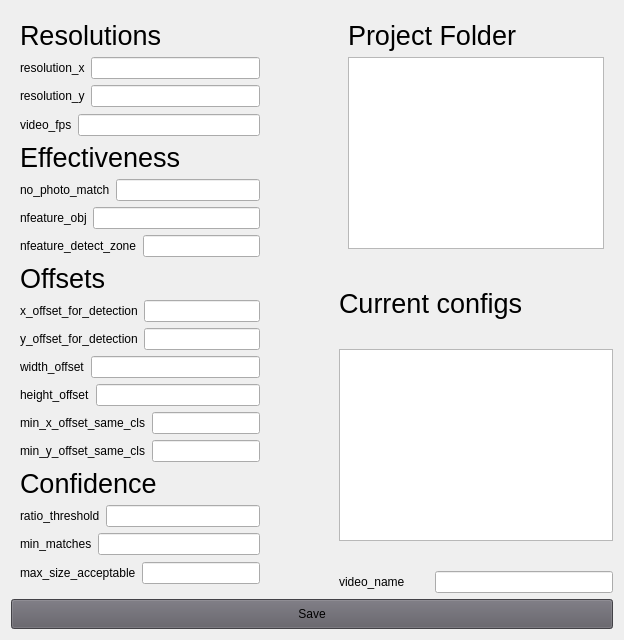
         <widget class="QWidget" name="configs_page">
          <layout class="QVBoxLayout" name="verticalLayout_11">
           <item>
            <layout class="QHBoxLayout" name="horizontalLayout_3">
             <property name="spacing">
              <number>70</number>
             </property>
             <item>
              <widget class="QWidget" name="config_list" native="true">
               <property name="maximumSize">
                <size>
                 <width>300</width>
                 <height>16777215</height>
                </size>
               </property>
               <layout class="QVBoxLayout" name="verticalLayout_13">
                <item>
                 <layout class="QVBoxLayout" name="verticalLayout_6">
                  <item>
                   <widget class="QLabel" name="label">
                    <property name="font">
                     <font>
                      <pointsize>20</pointsize>
                     </font>
                    </property>
                    <property name="styleSheet">
                     <string notr="true">color: rgb(0, 0, 0);</string>
                    </property>
                    <property name="text">
                     <string>Resolutions</string>
                    </property>
                   </widget>
                  </item>
                  <item>
                   <layout class="QFormLayout" name="formLayout">
                    <item row="0" column="0">
                     <widget class="QLabel" name="res_x_label">
                      <property name="styleSheet">
                       <string notr="true">color: rgb(0, 0, 0);</string>
                      </property>
                      <property name="text">
                       <string>resolution_x</string>
                      </property>
                     </widget>
                    </item>
                    <item row="0" column="1">
                     <widget class="QLineEdit" name="res_x_lineEdit">
                      <property name="styleSheet">
                       <string notr="true">color: rgb(0, 0, 0);</string>
                      </property>
                     </widget>
                    </item>
                   </layout>
                  </item>
                  <item>
                   <layout class="QFormLayout" name="formLayout_2">
                    <item row="0" column="0">
                     <widget class="QLabel" name="res_y_label">
                      <property name="styleSheet">
                       <string notr="true">color: rgb(0, 0, 0);</string>
                      </property>
                      <property name="text">
                       <string>resolution_y</string>
                      </property>
                     </widget>
                    </item>
                    <item row="0" column="1">
                     <widget class="QLineEdit" name="res_y_lineEdit">
                      <property name="styleSheet">
                       <string notr="true">color: rgb(0, 0, 0);</string>
                      </property>
                     </widget>
                    </item>
                   </layout>
                  </item>
                  <item>
                   <layout class="QFormLayout" name="formLayout_18">
                    <item row="0" column="0">
                     <widget class="QLabel" name="video_fps_label">
                      <property name="styleSheet">
                       <string notr="true">color: rgb(0, 0, 0);</string>
                      </property>
                      <property name="text">
                       <string>video_fps</string>
                      </property>
                     </widget>
                    </item>
                    <item row="0" column="1">
                     <widget class="QLineEdit" name="video_fps_lineEdit">
                      <property name="styleSheet">
                       <string notr="true">color: rgb(0, 0, 0);</string>
                      </property>
                     </widget>
                    </item>
                   </layout>
                  </item>
                 </layout>
                </item>
                <item>
                 <layout class="QVBoxLayout" name="verticalLayout_8">
                  <item>
                   <widget class="QLabel" name="label_4">
                    <property name="font">
                     <font>
                      <pointsize>20</pointsize>
                     </font>
                    </property>
                    <property name="styleSheet">
                     <string notr="true">color: rgb(0, 0, 0);</string>
                    </property>
                    <property name="text">
                     <string>Effectiveness</string>
                    </property>
                   </widget>
                  </item>
                  <item>
                   <layout class="QFormLayout" name="formLayout_3">
                    <item row="0" column="0">
                     <widget class="QLabel" name="no_photo_match_label">
                      <property name="styleSheet">
                       <string notr="true">color: rgb(0, 0, 0);</string>
                      </property>
                      <property name="text">
                       <string>no_photo_match</string>
                      </property>
                     </widget>
                    </item>
                    <item row="0" column="1">
                     <widget class="QLineEdit" name="no_photo_match_lineEdit">
                      <property name="styleSheet">
                       <string notr="true">color: rgb(0, 0, 0);</string>
                      </property>
                     </widget>
                    </item>
                   </layout>
                  </item>
                  <item>
                   <layout class="QFormLayout" name="formLayout_13">
                    <item row="0" column="0">
                     <widget class="QLabel" name="nfeature_obj_label">
                      <property name="styleSheet">
                       <string notr="true">color: rgb(0, 0, 0);</string>
                      </property>
                      <property name="text">
                       <string>nfeature_obj</string>
                      </property>
                     </widget>
                    </item>
                    <item row="0" column="1">
                     <widget class="QLineEdit" name="nfeature_obj_lineEdit">
                      <property name="styleSheet">
                       <string notr="true">color: rgb(0, 0, 0);</string>
                      </property>
                     </widget>
                    </item>
                   </layout>
                  </item>
                  <item>
                   <layout class="QFormLayout" name="formLayout_14">
                    <item row="0" column="0">
                     <widget class="QLabel" name="nfeature_det_label">
                      <property name="styleSheet">
                       <string notr="true">color: rgb(0, 0, 0);</string>
                      </property>
                      <property name="text">
                       <string>nfeature_detect_zone</string>
                      </property>
                     </widget>
                    </item>
                    <item row="0" column="1">
                     <widget class="QLineEdit" name="nfeature_det_lineEdit">
                      <property name="styleSheet">
                       <string notr="true">color: rgb(0, 0, 0);</string>
                      </property>
                     </widget>
                    </item>
                   </layout>
                  </item>
                 </layout>
                </item>
                <item>
                 <layout class="QVBoxLayout" name="verticalLayout_7">
                  <item>
                   <widget class="QLabel" name="label_3">
                    <property name="font">
                     <font>
                      <pointsize>20</pointsize>
                     </font>
                    </property>
                    <property name="styleSheet">
                     <string notr="true">color: rgb(0, 0, 0);</string>
                    </property>
                    <property name="text">
                     <string>Offsets</string>
                    </property>
                   </widget>
                  </item>
                  <item>
                   <layout class="QFormLayout" name="formLayout_4">
                    <property name="labelAlignment">
                     <set>Qt::AlignmentFlag::AlignLeading|Qt::AlignmentFlag::AlignLeft|Qt::AlignmentFlag::AlignVCenter</set>
                    </property>
                    <item row="0" column="0">
                     <widget class="QLabel" name="x_off_label">
                      <property name="styleSheet">
                       <string notr="true">color: rgb(0, 0, 0);</string>
                      </property>
                      <property name="text">
                       <string>x_offset_for_detection</string>
                      </property>
                     </widget>
                    </item>
                    <item row="0" column="1">
                     <widget class="QLineEdit" name="x_off_lineEdit">
                      <property name="styleSheet">
                       <string notr="true">color: rgb(0, 0, 0);</string>
                      </property>
                      <property name="alignment">
                       <set>Qt::AlignmentFlag::AlignLeading|Qt::AlignmentFlag::AlignLeft|Qt::AlignmentFlag::AlignVCenter</set>
                      </property>
                     </widget>
                    </item>
                   </layout>
                  </item>
                  <item>
                   <layout class="QFormLayout" name="formLayout_8">
                    <item row="0" column="0">
                     <widget class="QLabel" name="y_off_label">
                      <property name="styleSheet">
                       <string notr="true">color: rgb(0, 0, 0);</string>
                      </property>
                      <property name="text">
                       <string>y_offset_for_detection</string>
                      </property>
                     </widget>
                    </item>
                    <item row="0" column="1">
                     <widget class="QLineEdit" name="y_off_lineEdit">
                      <property name="styleSheet">
                       <string notr="true">color: rgb(0, 0, 0);</string>
                      </property>
                     </widget>
                    </item>
                   </layout>
                  </item>
                  <item>
                   <layout class="QFormLayout" name="formLayout_5">
                    <item row="0" column="0">
                     <widget class="QLabel" name="width_off_label">
                      <property name="styleSheet">
                       <string notr="true">color: rgb(0, 0, 0);</string>
                      </property>
                      <property name="text">
                       <string>width_offset</string>
                      </property>
                     </widget>
                    </item>
                    <item row="0" column="1">
                     <widget class="QLineEdit" name="width_off_lineEdit">
                      <property name="styleSheet">
                       <string notr="true">color: rgb(0, 0, 0);</string>
                      </property>
                     </widget>
                    </item>
                   </layout>
                  </item>
                  <item>
                   <layout class="QFormLayout" name="formLayout_7">
                    <item row="0" column="1">
                     <widget class="QLineEdit" name="height_off_lineEdit">
                      <property name="styleSheet">
                       <string notr="true">color: rgb(0, 0, 0);</string>
                      </property>
                     </widget>
                    </item>
                    <item row="0" column="0">
                     <widget class="QLabel" name="height_off_label">
                      <property name="styleSheet">
                       <string notr="true">color: rgb(0, 0, 0);</string>
                      </property>
                      <property name="text">
                       <string>height_offset</string>
                      </property>
                     </widget>
                    </item>
                   </layout>
                  </item>
                  <item>
                   <layout class="QFormLayout" name="formLayout_6">
                    <item row="0" column="0">
                     <widget class="QLabel" name="min_x_label">
                      <property name="styleSheet">
                       <string notr="true">color: rgb(0, 0, 0);</string>
                      </property>
                      <property name="text">
                       <string>min_x_offset_same_cls</string>
                      </property>
                     </widget>
                    </item>
                    <item row="0" column="1">
                     <widget class="QLineEdit" name="min_x_lineEdit">
                      <property name="styleSheet">
                       <string notr="true">color: rgb(0, 0, 0);</string>
                      </property>
                     </widget>
                    </item>
                   </layout>
                  </item>
                  <item>
                   <layout class="QFormLayout" name="formLayout_12">
                    <item row="0" column="0">
                     <widget class="QLabel" name="min_y_label">
                      <property name="styleSheet">
                       <string notr="true">color: rgb(0, 0, 0);</string>
                      </property>
                      <property name="text">
                       <string>min_y_offset_same_cls</string>
                      </property>
                     </widget>
                    </item>
                    <item row="0" column="1">
                     <widget class="QLineEdit" name="min_y_lineEdit">
                      <property name="styleSheet">
                       <string notr="true">color: rgb(0, 0, 0);</string>
                      </property>
                     </widget>
                    </item>
                   </layout>
                  </item>
                 </layout>
                </item>
                <item>
                 <layout class="QVBoxLayout" name="verticalLayout_9">
                  <item>
                   <widget class="QLabel" name="label_5">
                    <property name="font">
                     <font>
                      <pointsize>20</pointsize>
                     </font>
                    </property>
                    <property name="styleSheet">
                     <string notr="true">color: rgb(0, 0, 0);</string>
                    </property>
                    <property name="text">
                     <string>Confidence</string>
                    </property>
                   </widget>
                  </item>
                  <item>
                   <layout class="QFormLayout" name="formLayout_15">
                    <item row="0" column="1">
                     <widget class="QLineEdit" name="ratio_lineEdit">
                      <property name="styleSheet">
                       <string notr="true">color: rgb(0, 0, 0);</string>
                      </property>
                     </widget>
                    </item>
                    <item row="0" column="0">
                     <widget class="QLabel" name="ratio_label">
                      <property name="styleSheet">
                       <string notr="true">color: rgb(0, 0, 0);</string>
                      </property>
                      <property name="text">
                       <string>ratio_threshold</string>
                      </property>
                     </widget>
                    </item>
                   </layout>
                  </item>
                  <item>
                   <layout class="QFormLayout" name="formLayout_11">
                    <item row="0" column="1">
                     <widget class="QLineEdit" name="min_match_lineEdit">
                      <property name="styleSheet">
                       <string notr="true">color: rgb(0, 0, 0);</string>
                      </property>
                     </widget>
                    </item>
                    <item row="0" column="0">
                     <widget class="QLabel" name="min_match_label">
                      <property name="styleSheet">
                       <string notr="true">color: rgb(0, 0, 0);</string>
                      </property>
                      <property name="text">
                       <string>min_matches</string>
                      </property>
                     </widget>
                    </item>
                   </layout>
                  </item>
                  <item>
                   <layout class="QFormLayout" name="formLayout_10">
                    <item row="0" column="0">
                     <widget class="QLabel" name="max_size_label">
                      <property name="styleSheet">
                       <string notr="true">color: rgb(0, 0, 0);</string>
                      </property>
                      <property name="text">
                       <string>max_size_acceptable</string>
                      </property>
                     </widget>
                    </item>
                    <item row="0" column="1">
                     <widget class="QLineEdit" name="max_size_lineEdit">
                      <property name="styleSheet">
                       <string notr="true">color: rgb(0, 0, 0);</string>
                      </property>
                     </widget>
                    </item>
                   </layout>
                  </item>
                 </layout>
                </item>
               </layout>
              </widget>
             </item>
             <item>
              <layout class="QVBoxLayout" name="verticalLayout_10">
               <property name="spacing">
                <number>30</number>
               </property>
               <item>
                <widget class="QWidget" name="project_widget" native="true">
                 <property name="maximumSize">
                  <size>
                   <width>10000</width>
                   <height>600</height>
                  </size>
                 </property>
                 <layout class="QVBoxLayout" name="verticalLayout_3">
                  <property name="spacing">
                   <number>6</number>
                  </property>
                  <item>
                   <widget class="QLabel" name="label_6">
                    <property name="font">
                     <font>
                      <pointsize>20</pointsize>
                     </font>
                    </property>
                    <property name="styleSheet">
                     <string notr="true">color: rgb(0, 0, 0);</string>
                    </property>
                    <property name="text">
                     <string>Project Folder</string>
                    </property>
                   </widget>
                  </item>
                  <item>
                   <widget class="QListWidget" name="project_listwidget">
                    <property name="maximumSize">
                     <size>
                      <width>600</width>
                      <height>16777215</height>
                     </size>
                    </property>
                    <property name="styleSheet">
                     <string notr="true">color: rgb(0, 0, 0);</string>
                    </property>
                   </widget>
                  </item>
                 </layout>
                </widget>
               </item>
               <item>
                <widget class="QLabel" name="label_7">
                 <property name="font">
                  <font>
                   <pointsize>20</pointsize>
                  </font>
                 </property>
                 <property name="styleSheet">
                  <string notr="true">color: rgb(0, 0, 0);</string>
                 </property>
                 <property name="text">
                  <string>Current configs</string>
                 </property>
                </widget>
               </item>
               <item>
                <widget class="QTextEdit" name="current_config">
                 <property name="maximumSize">
                  <size>
                   <width>300</width>
                   <height>500</height>
                  </size>
                 </property>
                 <property name="styleSheet">
                  <string notr="true">color: rgb(0, 0, 0);</string>
                 </property>
                </widget>
               </item>
               <item>
                <layout class="QFormLayout" name="formLayout_9">
                 <item row="0" column="0">
                  <widget class="QLabel" name="video_name_Label">
                   <property name="styleSheet">
                    <string notr="true">color: rgb(0, 0, 0);</string>
                   </property>
                   <property name="text">
                    <string>video_name</string>
                   </property>
                  </widget>
                 </item>
                 <item row="0" column="1">
                  <widget class="QLineEdit" name="video_name_LineEdit">
                   <property name="maximumSize">
                    <size>
                     <width>300</width>
                     <height>16777215</height>
                    </size>
                   </property>
                   <property name="styleSheet">
                    <string notr="true">color: rgb(0, 0, 0);</string>
                   </property>
                  </widget>
                 </item>
                </layout>
               </item>
              </layout>
             </item>
            </layout>
           </item>
           <item>
            <widget class="QPushButton" name="save_button">
             <property name="minimumSize">
              <size>
               <width>0</width>
               <height>30</height>
              </size>
             </property>
             <property name="styleSheet">
              <string notr="true">background-color: rgb(94, 92, 100);</string>
             </property>
             <property name="text">
              <string>Save</string>
             </property>
            </widget>
           </item>
          </layout>
         </widget>
